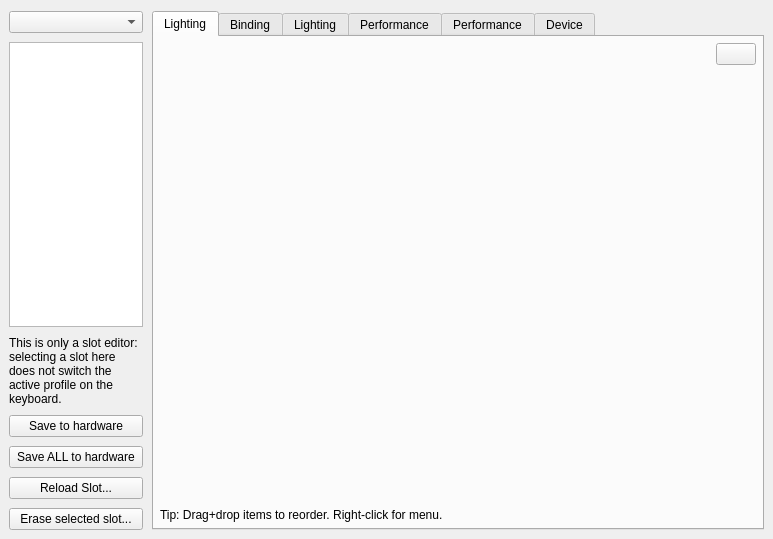
<?xml version="1.0" encoding="UTF-8"?>
<ui version="4.0">
 <class>KbWidget</class>
 <widget class="QWidget" name="KbWidget">
  <property name="geometry">
   <rect>
    <x>0</x>
    <y>0</y>
    <width>773</width>
    <height>539</height>
   </rect>
  </property>
  <property name="windowTitle">
   <string notr="true">Form</string>
  </property>
  <layout class="QGridLayout" name="gridLayout">
   <property name="leftMargin">
    <number>9</number>
   </property>
   <property name="rightMargin">
    <number>9</number>
   </property>
   <property name="bottomMargin">
    <number>9</number>
   </property>
   <property name="spacing">
    <number>9</number>
   </property>
   <item row="0" column="0">
    <widget class="QComboBox" name="profileBox">
     <property name="sizePolicy">
      <sizepolicy hsizetype="Ignored" vsizetype="Fixed">
       <horstretch>18</horstretch>
       <verstretch>0</verstretch>
      </sizepolicy>
     </property>
     <property name="iconSize">
      <size>
       <width>24</width>
       <height>24</height>
      </size>
     </property>
    </widget>
   </item>
   <item row="2" column="0">
    <widget class="QLabel" name="hwSlotNote">
     <property name="visible">
      <bool>false</bool>
     </property>
     <property name="text">
      <string>This is only a slot editor: selecting a slot here does not switch the active profile on the keyboard.</string>
     </property>
     <property name="wordWrap">
      <bool>true</bool>
     </property>
    </widget>
   </item>
   <item row="3" column="0">
    <widget class="QPushButton" name="hwSaveButton">
     <property name="sizePolicy">
      <sizepolicy hsizetype="Minimum" vsizetype="Fixed">
       <horstretch>18</horstretch>
       <verstretch>0</verstretch>
      </sizepolicy>
     </property>
     <property name="text">
      <string>Save to hardware</string>
     </property>
    </widget>
   </item>
   <item row="4" column="0">
    <widget class="QPushButton" name="hwSaveAllButton">
     <property name="text">
      <string>Save ALL to hardware</string>
     </property>
    </widget>
   </item>
   <item row="5" column="0">
    <widget class="QPushButton" name="hwReloadButton">
     <property name="text">
      <string>Reload Slot...</string>
     </property>
     <property name="toolTip">
      <string>Read the selected slot from the keyboard and replace its local draft after confirmation.</string>
     </property>
    </widget>
   </item>
   <item row="6" column="0">
    <widget class="QPushButton" name="hwEraseButton">
     <property name="text">
      <string>Erase selected slot...</string>
     </property>
    </widget>
   </item>
   <item row="1" column="0">
    <widget class="ModeListWidget" name="modesList">
     <property name="sizePolicy">
      <sizepolicy hsizetype="Expanding" vsizetype="Expanding">
       <horstretch>18</horstretch>
       <verstretch>0</verstretch>
      </sizepolicy>
     </property>
     <property name="mouseTracking">
      <bool>true</bool>
     </property>
     <property name="contextMenuPolicy">
      <enum>Qt::CustomContextMenu</enum>
     </property>
     <property name="frameShadow">
      <enum>QFrame::Plain</enum>
     </property>
     <property name="lineWidth">
      <number>1</number>
     </property>
     <property name="autoScroll">
      <bool>false</bool>
     </property>
     <property name="editTriggers">
      <set>QAbstractItemView::DoubleClicked|QAbstractItemView::EditKeyPressed</set>
     </property>
     <property name="tabKeyNavigation">
      <bool>false</bool>
     </property>
     <property name="dragEnabled">
      <bool>true</bool>
     </property>
     <property name="dragDropOverwriteMode">
      <bool>false</bool>
     </property>
     <property name="dragDropMode">
      <enum>QAbstractItemView::InternalMove</enum>
     </property>
     <property name="defaultDropAction">
      <enum>Qt::MoveAction</enum>
     </property>
     <property name="alternatingRowColors">
      <bool>false</bool>
     </property>
     <property name="selectionMode">
      <enum>QAbstractItemView::SingleSelection</enum>
     </property>
     <property name="selectionBehavior">
      <enum>QAbstractItemView::SelectRows</enum>
     </property>
     <property name="iconSize">
      <size>
       <width>24</width>
       <height>24</height>
      </size>
     </property>
     <property name="verticalScrollMode">
      <enum>QAbstractItemView::ScrollPerPixel</enum>
     </property>
     <property name="horizontalScrollMode">
      <enum>QAbstractItemView::ScrollPerPixel</enum>
     </property>
     <property name="showGrid">
      <bool>false</bool>
     </property>
     <property name="gridStyle">
      <enum>Qt::NoPen</enum>
     </property>
     <property name="wordWrap">
      <bool>false</bool>
     </property>
     <property name="cornerButtonEnabled">
      <bool>false</bool>
     </property>
     <property name="columnCount" stdset="0">
      <number>0</number>
     </property>
     <attribute name="horizontalHeaderVisible">
      <bool>false</bool>
     </attribute>
     <attribute name="horizontalHeaderMinimumSectionSize">
      <number>0</number>
     </attribute>
     <attribute name="horizontalHeaderDefaultSectionSize">
      <number>65</number>
     </attribute>
     <attribute name="horizontalHeaderHighlightSections">
      <bool>false</bool>
     </attribute>
     <attribute name="verticalHeaderVisible">
      <bool>false</bool>
     </attribute>
     <attribute name="verticalHeaderMinimumSectionSize">
      <number>28</number>
     </attribute>
     <attribute name="verticalHeaderDefaultSectionSize">
      <number>28</number>
     </attribute>
     <attribute name="verticalHeaderHighlightSections">
      <bool>false</bool>
     </attribute>
    </widget>
   </item>
   <item row="0" column="1" rowspan="7">
    <widget class="QTabWidget" name="tabWidget">
     <property name="sizePolicy">
      <sizepolicy hsizetype="Expanding" vsizetype="Expanding">
       <horstretch>82</horstretch>
       <verstretch>0</verstretch>
      </sizepolicy>
     </property>
     <property name="currentIndex">
      <number>0</number>
     </property>
     <widget class="QWidget" name="lightTab">
      <attribute name="title">
       <string>Lighting</string>
      </attribute>
      <layout class="QGridLayout" name="gridLayout_2" rowstretch="0,0,0">
       <property name="leftMargin">
        <number>6</number>
       </property>
       <property name="topMargin">
        <number>6</number>
       </property>
       <property name="rightMargin">
        <number>6</number>
       </property>
       <property name="bottomMargin">
        <number>6</number>
       </property>
       <property name="horizontalSpacing">
        <number>0</number>
       </property>
       <property name="verticalSpacing">
        <number>6</number>
       </property>
       <item row="0" column="0">
        <widget class="QWidget" name="k95LightBar" native="true">
         <layout class="QHBoxLayout" name="k95LightBarLayout" stretch="1,0">
          <property name="leftMargin">
           <number>0</number>
          </property>
          <property name="topMargin">
           <number>0</number>
          </property>
          <property name="rightMargin">
           <number>0</number>
          </property>
          <property name="bottomMargin">
           <number>0</number>
          </property>
          <item>
           <widget class="QLabel" name="k95LightLabel">
            <property name="wordWrap">
             <bool>true</bool>
            </property>
           </widget>
          </item>
          <item>
           <widget class="QPushButton" name="k95LightButton"/>
          </item>
         </layout>
        </widget>
       </item>
       <item row="1" column="0">
        <widget class="KbLightWidget" name="lightWidget" native="true">
         <property name="sizePolicy">
          <sizepolicy hsizetype="Preferred" vsizetype="Expanding">
           <horstretch>0</horstretch>
           <verstretch>0</verstretch>
          </sizepolicy>
         </property>
        </widget>
       </item>
       <item row="2" column="0">
        <widget class="QLabel" name="label_3">
         <property name="sizePolicy">
          <sizepolicy hsizetype="Preferred" vsizetype="Minimum">
           <horstretch>0</horstretch>
           <verstretch>0</verstretch>
          </sizepolicy>
         </property>
         <property name="text">
          <string>Tip: Drag+drop items to reorder. Right-click for menu.</string>
         </property>
        </widget>
       </item>
      </layout>
     </widget>
     <widget class="QWidget" name="bindTab">
      <attribute name="title">
       <string>Binding</string>
      </attribute>
      <layout class="QGridLayout" name="gridLayout_5">
       <property name="leftMargin">
        <number>6</number>
       </property>
       <property name="topMargin">
        <number>6</number>
       </property>
       <property name="rightMargin">
        <number>6</number>
       </property>
       <property name="bottomMargin">
        <number>6</number>
       </property>
       <property name="spacing">
        <number>0</number>
       </property>
       <item row="0" column="0">
        <widget class="KbBindWidget" name="bindWidget" native="true">
         <property name="sizePolicy">
          <sizepolicy hsizetype="Preferred" vsizetype="Expanding">
           <horstretch>0</horstretch>
           <verstretch>0</verstretch>
          </sizepolicy>
         </property>
        </widget>
       </item>
       <item row="1" column="0">
        <widget class="HwBindWidget" name="hwBindWidget" native="true"/>
       </item>
      </layout>
     </widget>
     <widget class="QWidget" name="legacyLightTab">
      <attribute name="title">
       <string>Lighting</string>
      </attribute>
      <layout class="QGridLayout" name="gridLayout_6">
       <property name="leftMargin">
        <number>6</number>
       </property>
       <property name="topMargin">
        <number>6</number>
       </property>
       <property name="rightMargin">
        <number>6</number>
       </property>
       <property name="bottomMargin">
        <number>6</number>
       </property>
       <property name="spacing">
        <number>0</number>
       </property>
       <item row="0" column="0">
        <widget class="LegacyLightWidget" name="legacyLightWidget" native="true">
         <property name="sizePolicy">
          <sizepolicy hsizetype="Preferred" vsizetype="Expanding">
           <horstretch>0</horstretch>
           <verstretch>0</verstretch>
          </sizepolicy>
         </property>
        </widget>
       </item>
      </layout>
     </widget>
     <widget class="QWidget" name="kPerfTab">
      <attribute name="title">
       <string>Performance</string>
      </attribute>
      <layout class="QGridLayout" name="gridLayout_4">
       <property name="leftMargin">
        <number>6</number>
       </property>
       <property name="topMargin">
        <number>6</number>
       </property>
       <property name="rightMargin">
        <number>6</number>
       </property>
       <property name="bottomMargin">
        <number>6</number>
       </property>
       <item row="0" column="0">
        <widget class="KPerfWidget" name="kPerfWidget" native="true"/>
       </item>
       <item row="1" column="0">
        <widget class="QLabel" name="k95PerfPanel">
         <property name="alignment">
          <set>Qt::AlignLeft|Qt::AlignTop</set>
         </property>
         <property name="wordWrap">
          <bool>true</bool>
         </property>
        </widget>
       </item>
       <item row="2" column="0">
        <widget class="HwPerfWidget" name="k95PerfWidget" native="true"/>
       </item>
      </layout>
     </widget>
     <widget class="QWidget" name="mPerfTab">
      <attribute name="title">
       <string>Performance</string>
      </attribute>
      <layout class="QGridLayout" name="gridLayout_7">
       <property name="leftMargin">
        <number>6</number>
       </property>
       <property name="topMargin">
        <number>6</number>
       </property>
       <property name="rightMargin">
        <number>6</number>
       </property>
       <property name="bottomMargin">
        <number>6</number>
       </property>
       <item row="0" column="0">
        <widget class="MPerfWidget" name="mPerfWidget" native="true"/>
       </item>
      </layout>
     </widget>
     <widget class="QWidget" name="devTab">
      <attribute name="title">
       <string>Device</string>
      </attribute>
      <layout class="QGridLayout" name="gridLayout_3">
       <property name="leftMargin">
        <number>6</number>
       </property>
       <property name="topMargin">
        <number>6</number>
       </property>
       <property name="rightMargin">
        <number>6</number>
       </property>
       <property name="bottomMargin">
        <number>6</number>
       </property>
       <item row="1" column="0" colspan="3">
        <widget class="Line" name="line">
         <property name="sizePolicy">
          <sizepolicy hsizetype="Expanding" vsizetype="Fixed">
           <horstretch>0</horstretch>
           <verstretch>0</verstretch>
          </sizepolicy>
         </property>
         <property name="orientation">
          <enum>Qt::Horizontal</enum>
         </property>
        </widget>
       </item>
       <item row="7" column="0">
        <widget class="QLabel" name="wlLabel">
         <property name="enabled">
          <bool>true</bool>
         </property>
         <property name="minimumSize">
          <size>
           <width>0</width>
           <height>34</height>
          </size>
         </property>
         <property name="text">
          <string>Wireless version:</string>
         </property>
        </widget>
       </item>
       <item row="12" column="2">
        <spacer name="verticalSpacer">
         <property name="orientation">
          <enum>Qt::Vertical</enum>
         </property>
         <property name="sizeHint" stdset="0">
          <size>
           <width>20</width>
           <height>40</height>
          </size>
         </property>
        </spacer>
       </item>
       <item row="0" column="0" colspan="3">
        <widget class="QLabel" name="devLabel">
         <property name="sizePolicy">
          <sizepolicy hsizetype="Expanding" vsizetype="Minimum">
           <horstretch>0</horstretch>
           <verstretch>0</verstretch>
          </sizepolicy>
         </property>
         <property name="minimumSize">
          <size>
           <width>0</width>
           <height>23</height>
          </size>
         </property>
         <property name="font">
          <font>
           <weight>75</weight>
           <bold>true</bold>
          </font>
         </property>
         <property name="text">
          <string>Device</string>
         </property>
        </widget>
       </item>
       <item row="3" column="0">
        <widget class="QLabel" name="label_4">
         <property name="minimumSize">
          <size>
           <width>0</width>
           <height>34</height>
          </size>
         </property>
         <property name="text">
          <string>Serial Number:</string>
         </property>
        </widget>
       </item>
       <item row="2" column="2">
        <layout class="QHBoxLayout" name="horizontalLayout">
         <item>
          <widget class="QComboBox" name="layoutBox">
           <property name="enabled">
            <bool>false</bool>
           </property>
           <property name="sizePolicy">
            <sizepolicy hsizetype="Minimum" vsizetype="Fixed">
             <horstretch>0</horstretch>
             <verstretch>0</verstretch>
            </sizepolicy>
           </property>
           <property name="minimumSize">
            <size>
             <width>142</width>
             <height>0</height>
            </size>
           </property>
           <property name="contextMenuPolicy">
            <enum>Qt::DefaultContextMenu</enum>
           </property>
           <item>
            <property name="text">
             <string>Default</string>
            </property>
           </item>
          </widget>
         </item>
         <item>
          <spacer name="horizontalSpacer">
           <property name="orientation">
            <enum>Qt::Horizontal</enum>
           </property>
           <property name="sizeHint" stdset="0">
            <size>
             <width>40</width>
             <height>20</height>
            </size>
           </property>
          </spacer>
         </item>
        </layout>
       </item>
       <item row="4" column="2">
        <layout class="QHBoxLayout" name="horizontalLayout_2">
         <item>
          <widget class="NoWheelComboBox" name="pollRateBox">
           <property name="sizePolicy">
            <sizepolicy hsizetype="Minimum" vsizetype="Fixed">
             <horstretch>0</horstretch>
             <verstretch>0</verstretch>
            </sizepolicy>
           </property>
           <property name="focusPolicy">
            <enum>Qt::StrongFocus</enum>
           </property>
           <item>
            <property name="text">
             <string notr="true">0.1 ms</string>
            </property>
           </item>
           <item>
            <property name="text">
             <string notr="true">0.25 ms</string>
            </property>
           </item>
           <item>
            <property name="text">
             <string notr="true">0.5 ms</string>
            </property>
           </item>
           <item>
            <property name="text">
             <string notr="true">1 ms</string>
            </property>
           </item>
           <item>
            <property name="text">
             <string notr="true">2 ms</string>
            </property>
           </item>
           <item>
            <property name="text">
             <string notr="true">4 ms</string>
            </property>
           </item>
           <item>
            <property name="text">
             <string notr="true">8 ms</string>
            </property>
           </item>
          </widget>
         </item>
         <item>
          <spacer name="horizontalSpacer_4">
           <property name="orientation">
            <enum>Qt::Horizontal</enum>
           </property>
           <property name="sizeHint" stdset="0">
            <size>
             <width>40</width>
             <height>20</height>
            </size>
           </property>
          </spacer>
         </item>
        </layout>
       </item>
       <item row="4" column="0">
        <widget class="QLabel" name="pollLabel2">
         <property name="minimumSize">
          <size>
           <width>0</width>
           <height>34</height>
          </size>
         </property>
         <property name="text">
          <string>Poll rate:</string>
         </property>
        </widget>
       </item>
       <item row="10" column="2">
        <layout class="QHBoxLayout" name="fwUpdLayout">
         <item>
          <widget class="QPushButton" name="fwUpdButton">
           <property name="text">
            <string>Check for updates</string>
           </property>
          </widget>
         </item>
         <item>
          <spacer name="horizontalSpacer_3">
           <property name="orientation">
            <enum>Qt::Horizontal</enum>
           </property>
           <property name="sizeHint" stdset="0">
            <size>
             <width>40</width>
             <height>20</height>
            </size>
           </property>
          </spacer>
         </item>
        </layout>
       </item>
       <item row="3" column="2">
        <widget class="QLabel" name="serialLabel">
         <property name="cursor">
          <cursorShape>IBeamCursor</cursorShape>
         </property>
         <property name="text">
          <string>N/A</string>
         </property>
         <property name="textInteractionFlags">
          <set>Qt::TextSelectableByMouse</set>
         </property>
        </widget>
       </item>
       <item row="7" column="2">
        <widget class="QLabel" name="wlValLabel">
         <property name="cursor">
          <cursorShape>IBeamCursor</cursorShape>
         </property>
         <property name="text">
          <string>N/A</string>
         </property>
         <property name="textInteractionFlags">
          <set>Qt::TextSelectableByMouse</set>
         </property>
        </widget>
       </item>
       <item row="10" column="0">
        <widget class="QLabel" name="fwUpdLabel">
         <property name="minimumSize">
          <size>
           <width>0</width>
           <height>34</height>
          </size>
         </property>
         <property name="text">
          <string>Status:</string>
         </property>
        </widget>
       </item>
       <item row="2" column="0">
        <widget class="QLabel" name="layoutLabel">
         <property name="text">
          <string>Layout:</string>
         </property>
        </widget>
       </item>
       <item row="9" column="0">
        <widget class="QLabel" name="batteryLabel">
         <property name="minimumSize">
          <size>
           <width>0</width>
           <height>34</height>
          </size>
         </property>
         <property name="text">
          <string>Battery:</string>
         </property>
        </widget>
       </item>
       <item row="6" column="2">
        <widget class="QLabel" name="bldValLabel">
         <property name="cursor">
          <cursorShape>IBeamCursor</cursorShape>
         </property>
         <property name="text">
          <string>N/A</string>
         </property>
         <property name="textInteractionFlags">
          <set>Qt::TextSelectableByMouse</set>
         </property>
        </widget>
       </item>
       <item row="5" column="2">
        <widget class="QLabel" name="fwLabel">
         <property name="cursor">
          <cursorShape>IBeamCursor</cursorShape>
         </property>
         <property name="text">
          <string>N/A</string>
         </property>
         <property name="textInteractionFlags">
          <set>Qt::TextSelectableByMouse</set>
         </property>
        </widget>
       </item>
       <item row="9" column="2">
        <layout class="QGridLayout" name="batteryLayout">
         <property name="sizeConstraint">
          <enum>QLayout::SetDefaultConstraint</enum>
         </property>
         <property name="horizontalSpacing">
          <number>10</number>
         </property>
         <item row="0" column="0">
          <widget class="QLabel" name="batteryStatusLabel">
           <property name="minimumSize">
            <size>
             <width>0</width>
             <height>34</height>
            </size>
           </property>
           <property name="text">
            <string/>
           </property>
           <property name="textInteractionFlags">
            <set>Qt::TextSelectableByMouse</set>
           </property>
          </widget>
         </item>
         <item row="0" column="1">
          <widget class="QCheckBox" name="batteryTrayBox">
           <property name="text">
            <string>Enable system tray icon</string>
           </property>
          </widget>
         </item>
        </layout>
       </item>
       <item row="6" column="0">
        <widget class="QLabel" name="bldLabel">
         <property name="minimumSize">
          <size>
           <width>0</width>
           <height>34</height>
          </size>
         </property>
         <property name="text">
          <string>Bootloader version:</string>
         </property>
        </widget>
       </item>
       <item row="5" column="0">
        <widget class="QLabel" name="label_9">
         <property name="minimumSize">
          <size>
           <width>0</width>
           <height>34</height>
          </size>
         </property>
         <property name="text">
          <string>Firmware version:</string>
         </property>
        </widget>
       </item>
       <item row="8" column="0">
        <widget class="QLabel" name="wlBldLabel">
         <property name="minimumSize">
          <size>
           <width>0</width>
           <height>34</height>
          </size>
         </property>
         <property name="text">
          <string>Wireless Bootloader version:</string>
         </property>
        </widget>
       </item>
       <item row="8" column="2">
        <widget class="QLabel" name="wlBldValLabel">
         <property name="cursor">
          <cursorShape>IBeamCursor</cursorShape>
         </property>
         <property name="text">
          <string>N/A</string>
         </property>
         <property name="textInteractionFlags">
          <set>Qt::TextSelectableByMouse</set>
         </property>
        </widget>
       </item>
       <item row="2" column="1">
        <spacer name="horizontalSpacer_2">
         <property name="orientation">
          <enum>Qt::Horizontal</enum>
         </property>
         <property name="sizeType">
          <enum>QSizePolicy::Fixed</enum>
         </property>
         <property name="sizeHint" stdset="0">
          <size>
           <width>40</width>
           <height>1</height>
          </size>
         </property>
        </spacer>
       </item>
      </layout>
     </widget>
    </widget>
   </item>
  </layout>
 </widget>
 <customwidgets>
  <customwidget>
   <class>NoWheelComboBox</class>
   <extends>QComboBox</extends>
   <header>nowheelcombobox.h</header>
  </customwidget>
  <customwidget>
   <class>KbLightWidget</class>
   <extends>QWidget</extends>
   <header location="global">kblightwidget.h</header>
   <container>1</container>
  </customwidget>
  <customwidget>
   <class>KbBindWidget</class>
   <extends>QWidget</extends>
   <header>kbbindwidget.h</header>
   <container>1</container>
  </customwidget>
  <customwidget>
   <class>MPerfWidget</class>
   <extends>QWidget</extends>
   <header>mperfwidget.h</header>
   <container>1</container>
  </customwidget>
  <customwidget>
   <class>KPerfWidget</class>
   <extends>QWidget</extends>
   <header>kperfwidget.h</header>
   <container>1</container>
  </customwidget>
  <customwidget>
   <class>ModeListWidget</class>
   <extends>QTableView</extends>
   <header>modelistwidget.h</header>
  </customwidget>
  <customwidget>
   <class>LegacyLightWidget</class>
   <extends>QWidget</extends>
   <header>legacylightwidget.h</header>
   <container>1</container>
  </customwidget>
  <customwidget>
   <class>HwBindWidget</class>
   <extends>QWidget</extends>
   <header>hwbindwidget.h</header>
  </customwidget>
  <customwidget>
   <class>HwPerfWidget</class>
   <extends>QWidget</extends>
   <header>hwperfwidget.h</header>
  </customwidget>
 </customwidgets>
 <resources/>
 <connections/>
</ui>
